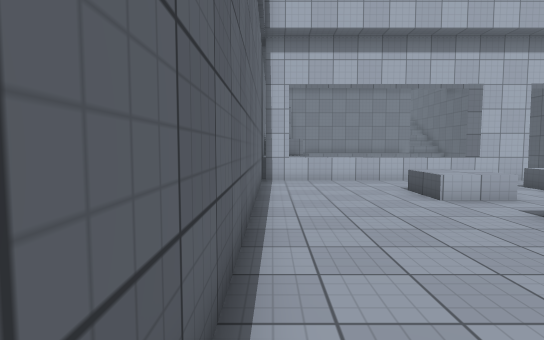
view 1 (above)

16 first-person views from a walk through a Unity game level. The camera is 1.4 m above the floor, tilts 4° down and sees 80° across. The floor is counted in squares, 1 m on a side. Each view is taken from the middle of a square. On the plan, view 1 faces up. The plan holds only what a view shows up to about 15 squares ahead; the rest is blank. The place goes on beyond the plan. The player is left out. Surface patterns are stand-ins for the level's own textures.

view 2
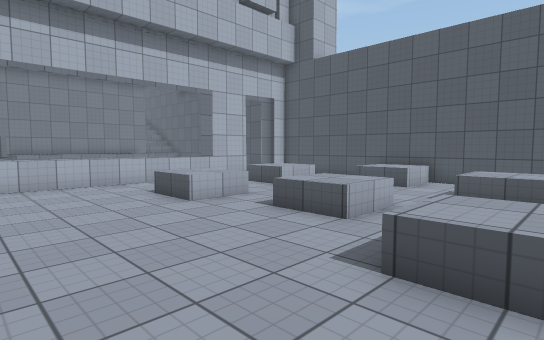

view 3
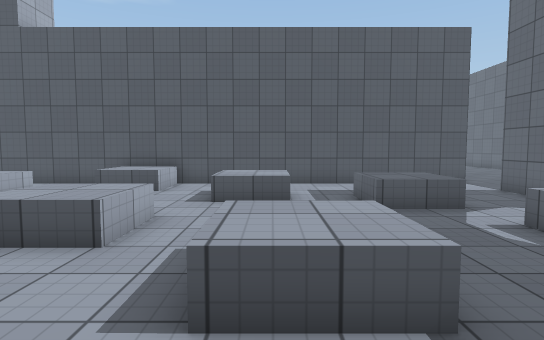

view 4
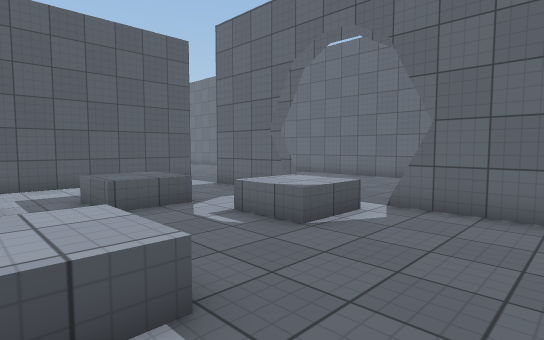

view 5
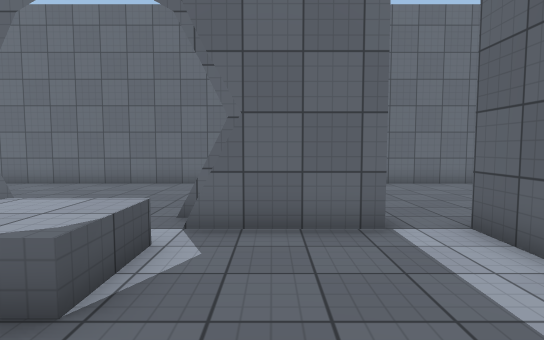

view 6
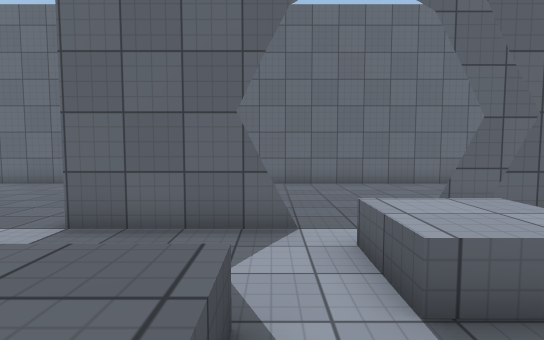

view 7
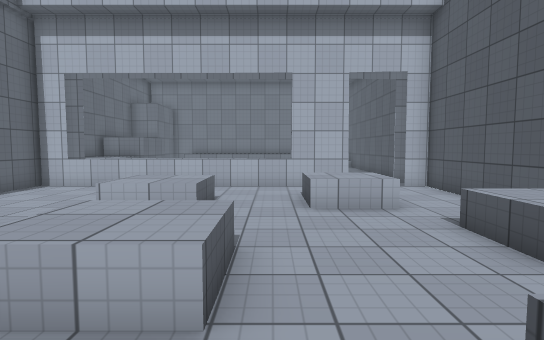

view 8
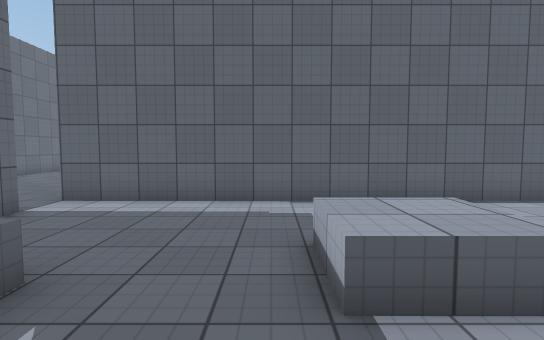

view 9
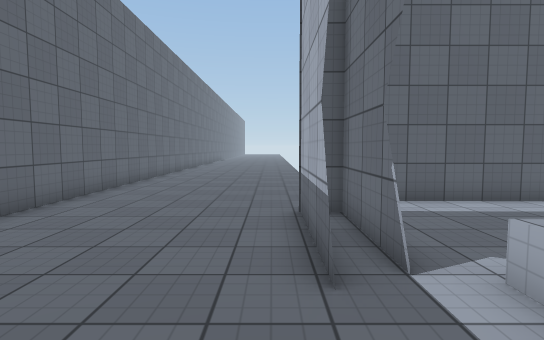

view 10
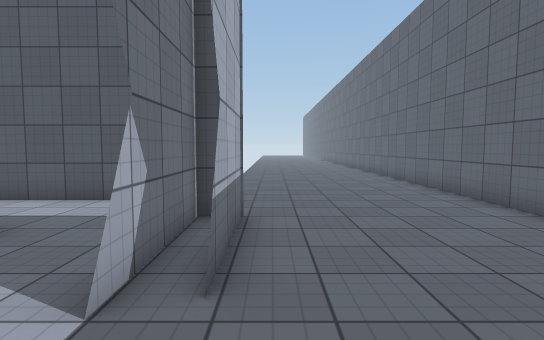

view 11
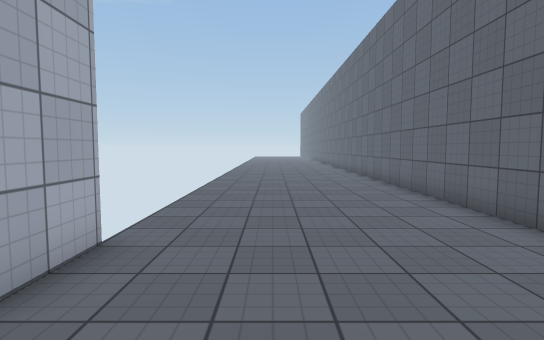

view 12
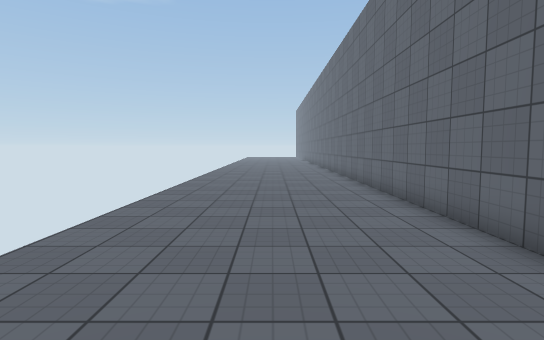

view 13
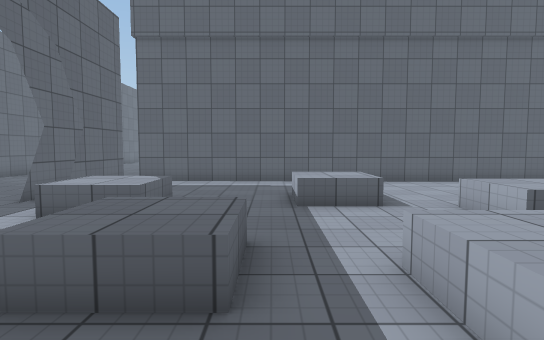

view 14
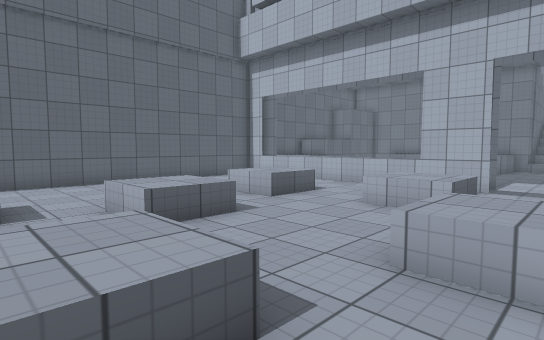

view 15
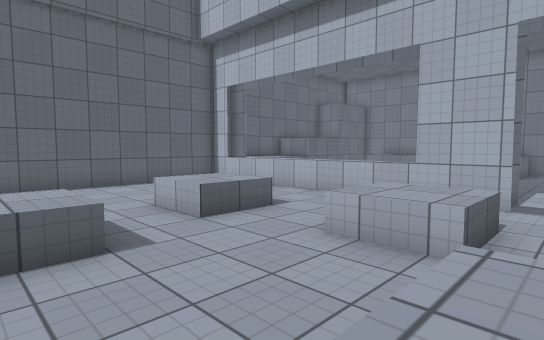

view 16
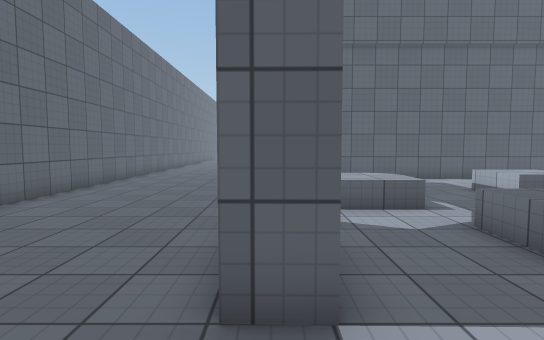

### Floor plan
Key: @ floor where view 1 was taken; # wall or solid block; . floor; = window, fence, low wall or low ledge; ^ raised ledge.
Columns run from 7 left of view 1 to 30 right of it. Each row starts with its distance up from view 1.
 15        ^^^^^^^####
 14       ##========######
 13       #..............#
 12       #..............#
 11       #.........^^^..#
 10       #.....^^..^^^..#
  9       #.....^^.......#
  8       #.............=#
  7       #............^^#
  6       #......^^....^^#
  5       #......^^......#
  4       #..............#
  3       #.........^^^  #
  2       #....^^...^^^ .#
  1       #....^^........#
  0       #@.............#
 -1       #........^^^...#
 -2       #........^^^...#
 -3       #.....^^^......#
 -4       #.....^^^......#
 -5       #..###...####..###
 -6 ........####...####...................
 -7 ......................................
 -8 ......................................
 -9 ......................................
-10 ......................................
-11 ......................................
-12 ......................................
-13 ######################################

Positions as (right, up) in squares from view 1, and headings:
1: (0, 0), facing up
2: (0, 1), facing up-right
3: (1, 2), facing right
4: (1, 2), facing down-right
5: (3, 0), facing down
6: (8, 0), facing down
7: (8, 2), facing up
8: (8, 0), facing left
9: (8, -7), facing left
10: (5, -7), facing right
11: (11, -8), facing right
12: (15, -9), facing right
13: (13, 0), facing left
14: (13, 2), facing up-left
15: (12, 5), facing up-left
16: (14, -6), facing left
